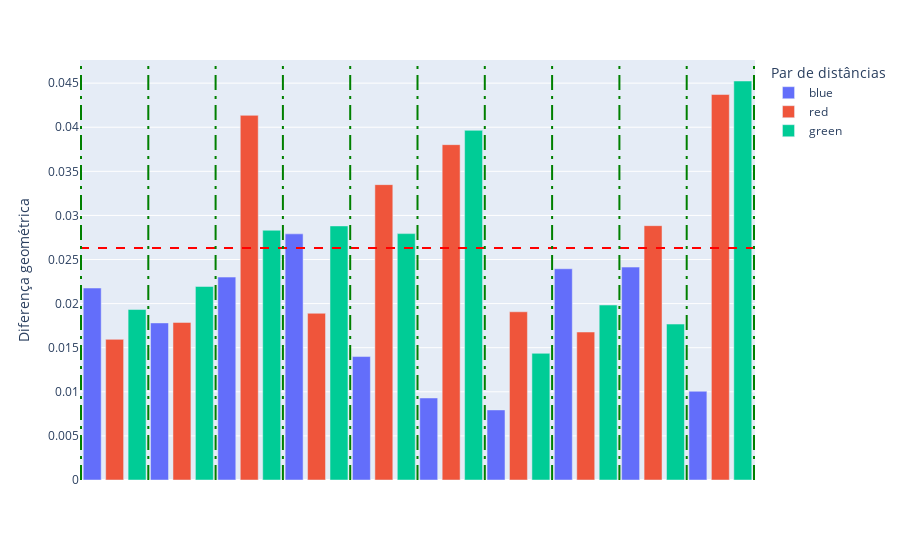

Here is the notebook cell this chart was saved with:
### Code cell
all_diffs = list()

for df in diffs:
    temp = [df.iloc[0, 1], df.iloc[0, 2], df.iloc[1, 2]]

    all_diffs += temp

blue_difs  = [all_diffs[3*i] for i in range(10)]
red_difs   = [all_diffs[3*i + 1] for i in range(10)]
green_difs = [all_diffs[3*i + 2] for i in range(10)]

# fig = px.scatter(all_diffs, color=["blue", "green", "purple"]*10, symbol=["circle", "square", "diamond"]*10)
fig = px.bar(all_diffs, color=["blue", "red", "green"]*10)

mean_dif = np.mean(green_difs)
fig.add_hline(y=mean_dif, line=dict(color="red", dash="dash"))

for x in [-0.5 + 3*i for i in range(11)]:
    fig.add_vline(x=x, line=dict(color="green", dash="longdashdot"))

fig.update_xaxes(visible=False)
fig.update_layout(yaxis_title="Diferença geométrica", legend_title="Par de distâncias")

print(mean_dif)
fig.show()

### Figure 1 — Plotly figure (JSON) as saved in the notebook; plotly's stock layout.template omitted (floating-point values rounded to 4 significant figures)
{"data": [{"alignmentgroup": "True", "hovertemplate": "color=blue<br>index=%{x}<br>value=%{y}<extra></extra>", "legendgroup": "blue", "marker": {"color": "#636efa", "pattern": {"shape": ""}}, "name": "blue", "offsetgroup": "blue", "orientation": "v", "showlegend": true, "textposition": "auto", "type": "bar", "x": [0, 3, 6, 9, 12, 15, 18, 21, 24, 27], "xaxis": "x", "y": [0.02177, 0.01781, 0.02301, 0.02791, 0.014, 0.009301, 0.007945, 0.02395, 0.02414, 0.01007], "yaxis": "y"}, {"alignmentgroup": "True", "hovertemplate": "color=red<br>index=%{x}<br>value=%{y}<extra></extra>", "legendgroup": "red", "marker": {"color": "#EF553B", "pattern": {"shape": ""}}, "name": "red", "offsetgroup": "red", "orientation": "v", "showlegend": true, "textposition": "auto", "type": "bar", "x": [1, 4, 7, 10, 13, 16, 19, 22, 25, 28], "xaxis": "x", "y": [0.01595, 0.01787, 0.04135, 0.01891, 0.03349, 0.03803, 0.01908, 0.01678, 0.02884, 0.04371], "yaxis": "y"}, {"alignmentgroup": "True", "hovertemplate": "color=green<br>index=%{x}<br>value=%{y}<extra></extra>", "legendgroup": "green", "marker": {"color": "#00cc96", "pattern": {"shape": ""}}, "name": "green", "offsetgroup": "green", "orientation": "v", "showlegend": true, "textposition": "auto", "type": "bar", "x": [2, 5, 8, 11, 14, 17, 20, 23, 26, 29], "xaxis": "x", "y": [0.01933, 0.02194, 0.02832, 0.02881, 0.02794, 0.03965, 0.01436, 0.01984, 0.01768, 0.04524], "yaxis": "y"}], "layout": {"barmode": "relative", "legend": {"title": {"text": "Par de distâncias"}, "tracegroupgap": 0}, "margin": {"t": 60}, "shapes": [{"line": {"color": "red", "dash": "dash"}, "type": "line", "x0": 0, "x1": 1, "xref": "x domain", "y0": 0.02631, "y1": 0.02631, "yref": "y"}, {"line": {"color": "green", "dash": "longdashdot"}, "type": "line", "x0": -0.5, "x1": -0.5, "xref": "x", "y0": 0, "y1": 1, "yref": "y domain"}, {"line": {"color": "green", "dash": "longdashdot"}, "type": "line", "x0": 2.5, "x1": 2.5, "xref": "x", "y0": 0, "y1": 1, "yref": "y domain"}, {"line": {"color": "green", "dash": "longdashdot"}, "type": "line", "x0": 5.5, "x1": 5.5, "xref": "x", "y0": 0, "y1": 1, "yref": "y domain"}, {"line": {"color": "green", "dash": "longdashdot"}, "type": "line", "x0": 8.5, "x1": 8.5, "xref": "x", "y0": 0, "y1": 1, "yref": "y domain"}, {"line": {"color": "green", "dash": "longdashdot"}, "type": "line", "x0": 11.5, "x1": 11.5, "xref": "x", "y0": 0, "y1": 1, "yref": "y domain"}, {"line": {"color": "green", "dash": "longdashdot"}, "type": "line", "x0": 14.5, "x1": 14.5, "xref": "x", "y0": 0, "y1": 1, "yref": "y domain"}, {"line": {"color": "green", "dash": "longdashdot"}, "type": "line", "x0": 17.5, "x1": 17.5, "xref": "x", "y0": 0, "y1": 1, "yref": "y domain"}, {"line": {"color": "green", "dash": "longdashdot"}, "type": "line", "x0": 20.5, "x1": 20.5, "xref": "x", "y0": 0, "y1": 1, "yref": "y domain"}, {"line": {"color": "green", "dash": "longdashdot"}, "type": "line", "x0": 23.5, "x1": 23.5, "xref": "x", "y0": 0, "y1": 1, "yref": "y domain"}, {"line": {"color": "green", "dash": "longdashdot"}, "type": "line", "x0": 26.5, "x1": 26.5, "xref": "x", "y0": 0, "y1": 1, "yref": "y domain"}, {"line": {"color": "green", "dash": "longdashdot"}, "type": "line", "x0": 29.5, "x1": 29.5, "xref": "x", "y0": 0, "y1": 1, "yref": "y domain"}], "xaxis": {"anchor": "y", "domain": [0, 1], "title": {"text": "index"}, "visible": false}, "yaxis": {"anchor": "x", "domain": [0, 1], "title": {"text": "Diferença geométrica"}}}}
